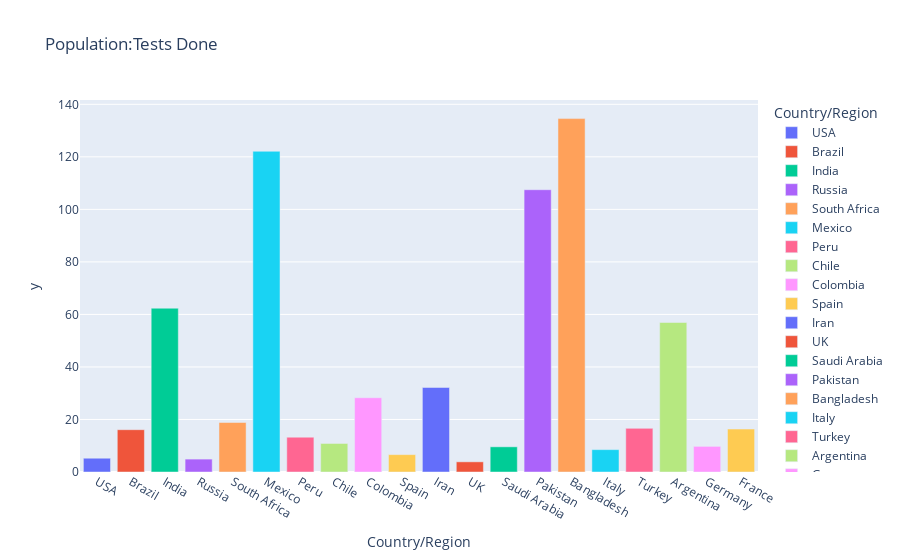

Notebook code cell kept with this figure:
### Code cell
fig = ex.bar(worldometer_data.iloc[0:20],x='Country/Region',y=pop_test_ratio.iloc[0:20],color='Country/Region',title='Population:Tests Done')
fig.show()

### Figure 1 — Plotly figure (JSON) as saved in the notebook; plotly's stock layout.template omitted (floating-point values rounded to 4 significant figures)
{"data": [{"alignmentgroup": "True", "hovertemplate": "Country/Region=%{x}<br>y=%{y}<extra></extra>", "legendgroup": "USA", "marker": {"color": "#636efa", "pattern": {"shape": ""}}, "name": "USA", "offsetgroup": "USA", "orientation": "v", "showlegend": true, "textposition": "auto", "type": "bar", "x": ["USA"], "xaxis": "x", "y": [5.245], "yaxis": "y"}, {"alignmentgroup": "True", "hovertemplate": "Country/Region=%{x}<br>y=%{y}<extra></extra>", "legendgroup": "Brazil", "marker": {"color": "#EF553B", "pattern": {"shape": ""}}, "name": "Brazil", "offsetgroup": "Brazil", "orientation": "v", "showlegend": true, "textposition": "auto", "type": "bar", "x": ["Brazil"], "xaxis": "x", "y": [16.11], "yaxis": "y"}, {"alignmentgroup": "True", "hovertemplate": "Country/Region=%{x}<br>y=%{y}<extra></extra>", "legendgroup": "India", "marker": {"color": "#00cc96", "pattern": {"shape": ""}}, "name": "India", "offsetgroup": "India", "orientation": "v", "showlegend": true, "textposition": "auto", "type": "bar", "x": ["India"], "xaxis": "x", "y": [62.37], "yaxis": "y"}, {"alignmentgroup": "True", "hovertemplate": "Country/Region=%{x}<br>y=%{y}<extra></extra>", "legendgroup": "Russia", "marker": {"color": "#ab63fa", "pattern": {"shape": ""}}, "name": "Russia", "offsetgroup": "Russia", "orientation": "v", "showlegend": true, "textposition": "auto", "type": "bar", "x": ["Russia"], "xaxis": "x", "y": [4.911], "yaxis": "y"}, {"alignmentgroup": "True", "hovertemplate": "Country/Region=%{x}<br>y=%{y}<extra></extra>", "legendgroup": "South Africa", "marker": {"color": "#FFA15A", "pattern": {"shape": ""}}, "name": "South Africa", "offsetgroup": "South Africa", "orientation": "v", "showlegend": true, "textposition": "auto", "type": "bar", "x": ["South Africa"], "xaxis": "x", "y": [18.85], "yaxis": "y"}, {"alignmentgroup": "True", "hovertemplate": "Country/Region=%{x}<br>y=%{y}<extra></extra>", "legendgroup": "Mexico", "marker": {"color": "#19d3f3", "pattern": {"shape": ""}}, "name": "Mexico", "offsetgroup": "Mexico", "orientation": "v", "showlegend": true, "textposition": "auto", "type": "bar", "x": ["Mexico"], "xaxis": "x", "y": [122.1], "yaxis": "y"}, {"alignmentgroup": "True", "hovertemplate": "Country/Region=%{x}<br>y=%{y}<extra></extra>", "legendgroup": "Peru", "marker": {"color": "#FF6692", "pattern": {"shape": ""}}, "name": "Peru", "offsetgroup": "Peru", "orientation": "v", "showlegend": true, "textposition": "auto", "type": "bar", "x": ["Peru"], "xaxis": "x", "y": [13.24], "yaxis": "y"}, {"alignmentgroup": "True", "hovertemplate": "Country/Region=%{x}<br>y=%{y}<extra></extra>", "legendgroup": "Chile", "marker": {"color": "#B6E880", "pattern": {"shape": ""}}, "name": "Chile", "offsetgroup": "Chile", "orientation": "v", "showlegend": true, "textposition": "auto", "type": "bar", "x": ["Chile"], "xaxis": "x", "y": [10.87], "yaxis": "y"}, {"alignmentgroup": "True", "hovertemplate": "Country/Region=%{x}<br>y=%{y}<extra></extra>", "legendgroup": "Colombia", "marker": {"color": "#FF97FF", "pattern": {"shape": ""}}, "name": "Colombia", "offsetgroup": "Colombia", "orientation": "v", "showlegend": true, "textposition": "auto", "type": "bar", "x": ["Colombia"], "xaxis": "x", "y": [28.27], "yaxis": "y"}, {"alignmentgroup": "True", "hovertemplate": "Country/Region=%{x}<br>y=%{y}<extra></extra>", "legendgroup": "Spain", "marker": {"color": "#FECB52", "pattern": {"shape": ""}}, "name": "Spain", "offsetgroup": "Spain", "orientation": "v", "showlegend": true, "textposition": "auto", "type": "bar", "x": ["Spain"], "xaxis": "x", "y": [6.619], "yaxis": "y"}, {"alignmentgroup": "True", "hovertemplate": "Country/Region=%{x}<br>y=%{y}<extra></extra>", "legendgroup": "Iran", "marker": {"color": "#636efa", "pattern": {"shape": ""}}, "name": "Iran", "offsetgroup": "Iran", "orientation": "v", "showlegend": true, "textposition": "auto", "type": "bar", "x": ["Iran"], "xaxis": "x", "y": [32.19], "yaxis": "y"}, {"alignmentgroup": "True", "hovertemplate": "Country/Region=%{x}<br>y=%{y}<extra></extra>", "legendgroup": "UK", "marker": {"color": "#EF553B", "pattern": {"shape": ""}}, "name": "UK", "offsetgroup": "UK", "orientation": "v", "showlegend": true, "textposition": "auto", "type": "bar", "x": ["UK"], "xaxis": "x", "y": [3.878], "yaxis": "y"}, {"alignmentgroup": "True", "hovertemplate": "Country/Region=%{x}<br>y=%{y}<extra></extra>", "legendgroup": "Saudi Arabia", "marker": {"color": "#00cc96", "pattern": {"shape": ""}}, "name": "Saudi Arabia", "offsetgroup": "Saudi Arabia", "orientation": "v", "showlegend": true, "textposition": "auto", "type": "bar", "x": ["Saudi Arabia"], "xaxis": "x", "y": [9.59], "yaxis": "y"}, {"alignmentgroup": "True", "hovertemplate": "Country/Region=%{x}<br>y=%{y}<extra></extra>", "legendgroup": "Pakistan", "marker": {"color": "#ab63fa", "pattern": {"shape": ""}}, "name": "Pakistan", "offsetgroup": "Pakistan", "orientation": "v", "showlegend": true, "textposition": "auto", "type": "bar", "x": ["Pakistan"], "xaxis": "x", "y": [107.5], "yaxis": "y"}, {"alignmentgroup": "True", "hovertemplate": "Country/Region=%{x}<br>y=%{y}<extra></extra>", "legendgroup": "Bangladesh", "marker": {"color": "#FFA15A", "pattern": {"shape": ""}}, "name": "Bangladesh", "offsetgroup": "Bangladesh", "orientation": "v", "showlegend": true, "textposition": "auto", "type": "bar", "x": ["Bangladesh"], "xaxis": "x", "y": [134.6], "yaxis": "y"}, {"alignmentgroup": "True", "hovertemplate": "Country/Region=%{x}<br>y=%{y}<extra></extra>", "legendgroup": "Italy", "marker": {"color": "#19d3f3", "pattern": {"shape": ""}}, "name": "Italy", "offsetgroup": "Italy", "orientation": "v", "showlegend": true, "textposition": "auto", "type": "bar", "x": ["Italy"], "xaxis": "x", "y": [8.515], "yaxis": "y"}, {"alignmentgroup": "True", "hovertemplate": "Country/Region=%{x}<br>y=%{y}<extra></extra>", "legendgroup": "Turkey", "marker": {"color": "#FF6692", "pattern": {"shape": ""}}, "name": "Turkey", "offsetgroup": "Turkey", "orientation": "v", "showlegend": true, "textposition": "auto", "type": "bar", "x": ["Turkey"], "xaxis": "x", "y": [16.61], "yaxis": "y"}, {"alignmentgroup": "True", "hovertemplate": "Country/Region=%{x}<br>y=%{y}<extra></extra>", "legendgroup": "Argentina", "marker": {"color": "#B6E880", "pattern": {"shape": ""}}, "name": "Argentina", "offsetgroup": "Argentina", "orientation": "v", "showlegend": true, "textposition": "auto", "type": "bar", "x": ["Argentina"], "xaxis": "x", "y": [56.93], "yaxis": "y"}, {"alignmentgroup": "True", "hovertemplate": "Country/Region=%{x}<br>y=%{y}<extra></extra>", "legendgroup": "Germany", "marker": {"color": "#FF97FF", "pattern": {"shape": ""}}, "name": "Germany", "offsetgroup": "Germany", "orientation": "v", "showlegend": true, "textposition": "auto", "type": "bar", "x": ["Germany"], "xaxis": "x", "y": [9.761], "yaxis": "y"}, {"alignmentgroup": "True", "hovertemplate": "Country/Region=%{x}<br>y=%{y}<extra></extra>", "legendgroup": "France", "marker": {"color": "#FECB52", "pattern": {"shape": ""}}, "name": "France", "offsetgroup": "France", "orientation": "v", "showlegend": true, "textposition": "auto", "type": "bar", "x": ["France"], "xaxis": "x", "y": [16.35], "yaxis": "y"}], "layout": {"autosize": true, "barmode": "relative", "legend": {"title": {"text": "Country/Region"}, "tracegroupgap": 0}, "title": {"text": "Population:Tests Done"}, "xaxis": {"anchor": "y", "autorange": true, "categoryarray": ["USA", "Brazil", "India", "Russia", "South Africa", "Mexico", "Peru", "Chile", "Colombia", "Spain", "Iran", "UK", "Saudi Arabia", "Pakistan", "Bangladesh", "Italy", "Turkey", "Argentina", "Germany", "France"], "categoryorder": "array", "domain": [0, 1], "range": [-0.5, 19.5], "title": {"text": "Country/Region"}, "type": "category"}, "yaxis": {"anchor": "x", "autorange": true, "domain": [0, 1], "range": [0, 141.6], "title": {"text": "y"}, "type": "linear"}}}
